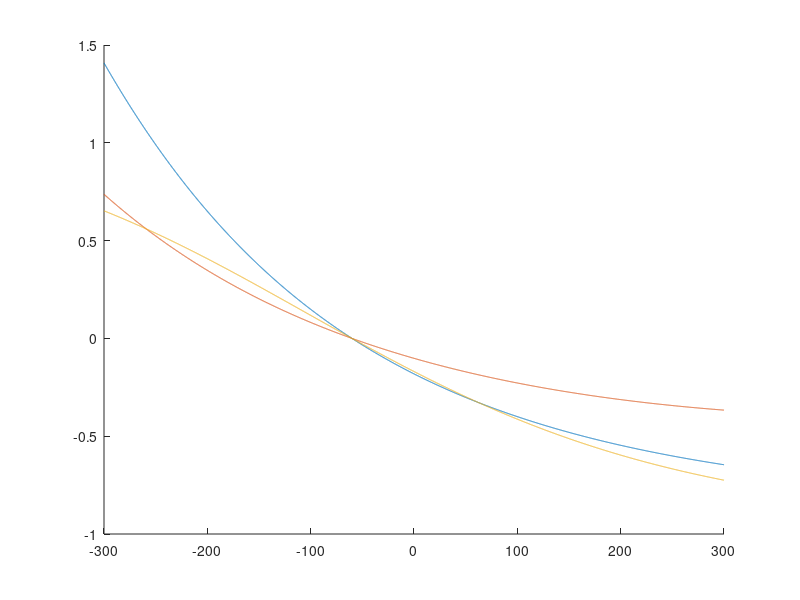
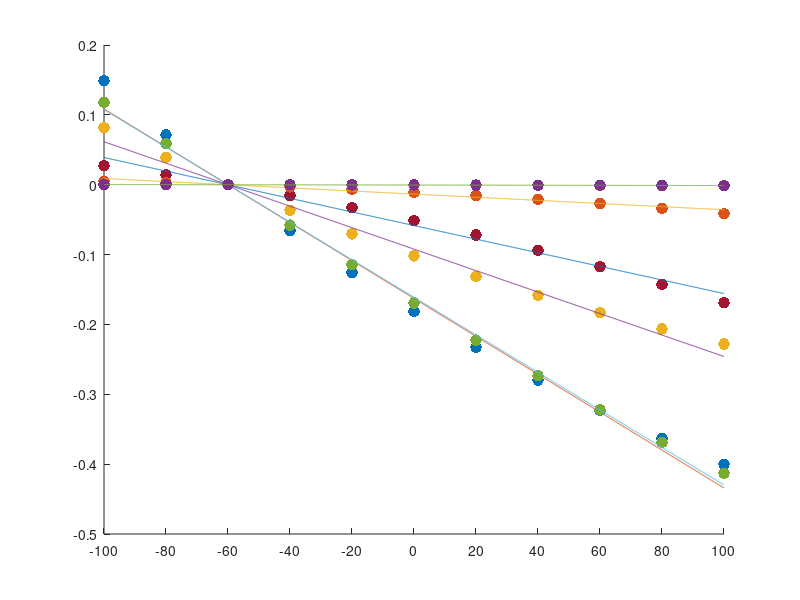
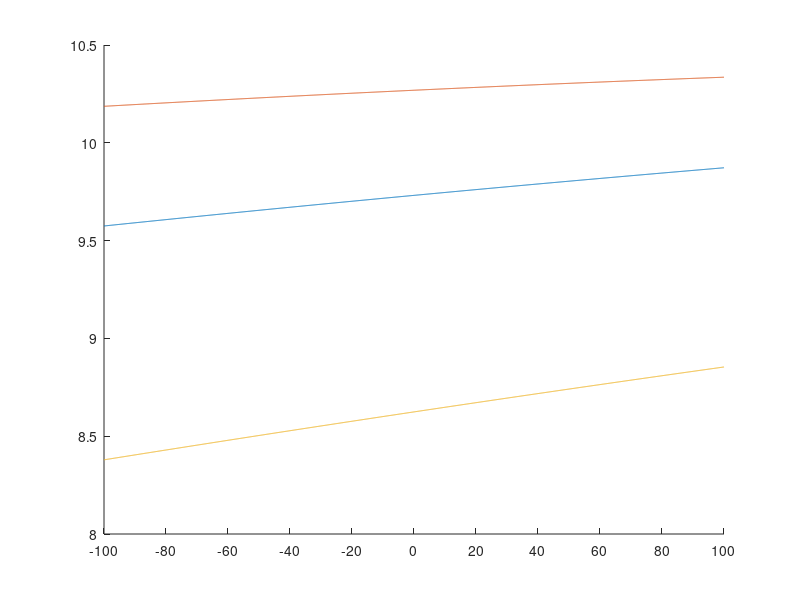

Here is the MATLAB script that generated these plots, in order:
%models dF/F of Voltage Fluors as a function of membrane potential based on measured and
%calculated PeT parameters

hold on
%clear all;

%dEox = 0.129;
%dEred = -2.02;
%dEoo = 2.38;
%dHOMO = -0.231;
dLUMO = [-0.58 -0.79 -0.33 -0.18 -0.07 +0.12];

dFlinfit = zeros(size(dLUMO,2),6001);
%array containing dLUMO values for 4-nitro, 2,4-dinitro, 3-nitro, 4-cyano,4-methanesulfonyl, and zero wire dyes    
%setting up constants for energy of electron transfer equation; can be modified to use
%HOMO-HOMO or LUMO-LUMO gap. Currently set to Evan's values for VF2.1Cl
%(note that redox potentials are measured in volts but since this is a
%transit of one electron this is directly equivalent to electron volts in
%energy)

r = 2.2;
%aniline-chromophore distance (nm)
Vmem = [-300:0.1:300];
%sets up a vector to calculate kpet for a wide range of membrane potentials

%theta = 35.3;
theta = [0:2.5:90];
weight = [0.0036    0.0101    0.0165    0.0232    0.0299    0.0362    0.0417    0.0442    0.0480    0.0524    0.0544 0.0553    0.0554    0.0535    0.0522    0.0499    0.0491    0.0466    0.0423    0.0371    0.0320    0.0282 0.0239    0.0203    0.0180    0.0162    0.0138    0.0118    0.0097    0.0074    0.0058    0.0042    0.0033 0.0021    0.0011    0.0006         0];

%angle between wire and electric field; should be modeled computationally
%or this program can be modified to calculate this from measured dF/F.
%Currently set to the computationally derived distribution of angles for
%VF2.1Cl from Rishi's paper
dmem = 4;
%thickness of the membrane in question (nm); 4 nm is a ballpark number. Not
%dubelco's modified eagle media
w = (r.*-Vmem./(1000*dmem)).*sum(weight.*cosd(theta));
%w = (r.*Vmem./(1000*dmem)).*cosd(theta);

%calculates work to move electron in PeT (signs and charge accounted for, should be net positive so watch out
%for cosine range) based on above parameters (takes cosine in degrees);
%1000 in denominator accounts for mV to V conversion
%in this case electron moves from chromophore to wire so
%sanity check: work is negative when Vmem is positive (electron wants to go from negative outside to positive inside) and work is positive when Vmem is
%negative (it takes work to go from positive outside to negative inside)

%dGpet = dEox - dEred - dEoo + w;
%dGpet = dHOMO +w;
for ii = 1:size(dLUMO,2);
    dGpet(ii,:) = dLUMO(ii)+w;
end

%Rehm-Weller equation to calculate delta G of PeT as a function of Vmem; we will now use this to
%calculate kpet as a function of Vmem which we will then use to calculate
%dF/F as a function of Vmem
%-w is because of current sign convention; when work is higher, dGpet should
%become less favorable

HnaughtDA = 10;
%electronic coupling at Van der Waals distance
rnaughtDA = 1.5;
%Van der Waals distance (angstroms)
beta = 0.01;
%coupling efficiency of the wire in question (angstroms^-1)
HDA = HnaughtDA*exp(-beta*(10*r-rnaughtDA));
%calculates donor-acceptor coupling of electron transfer (with correction on r to be in angstroms); still need to
%poke in literature for best approaches for Van der Waals radius and
%coupling (currently rnaughtDA set to nitrogen radius and HnaughtDA set to
%10 as placeholder (I seem to see this in the 10-100 range). 
%Beta set to minimum value for polystyrene wires as a placeholder

hbar = 6.582119569e-16;
%planck's constant over 2 pi because physicists are nerds; also let's keep
%everything in eV since that is useful
kb = 8.617333262e-5;
%Boltzmann constant in eV
T = 310.15;
%Temperature in Kelvin (assuming T=37 degrees for cells)
lambda = 1;
%solvent reorganization energy; still thinking of the best way to get at
%this (literature? approximations? fitting to known data? currently 1 is a placeholder)
%I seem to see this range from 0.5 to 2ish
for kk = 1:size(dLUMO,2);
    kpet(kk,:) = sqrt(pi/(hbar*lambda*kb*T)).*(HDA^2).*exp(-((lambda+dGpet(kk,:)).^2)./(4*lambda*kb*T));
end
%at last we have our full kpet calculation from our measured and calculated
%parameters; kpet should be in s^-1

tauprot = 3.5e-9;
%fluorescence lifetime of fully protonated voltagefluor; should be equal to
%1/(kfl+knr) and might be the most tractable experimental way to get at
%those values (currently set to VF2.0Cl lifetime as a placeholder)
kprot = 1/tauprot;
%for variable simplicity later
ref = find(Vmem==-60);
for ll = 1:size(dLUMO,2);
    dFoverF(ll,:) = (kprot+kpet(ll,ref))./(kprot+kpet(ll,:))-1;
end
%uses kpet to calculate dF/F for that particular voltage step from the
%desired reference voltage (defaults to -60 mV)



Vmempatch = Vmem(2001:4001);
dFoverFpatch = dFoverF(:,2001:4001);
Vmempatchint0 = Vmempatch + 60;
%selects the range of Vmem and dF/F actually used in our patch experiments
%(-100 mV to +100 mV). Also shifts dF/F values to set -60 mV to 0 dF/F
dFslope = transpose(Vmempatchint0)\transpose(dFoverFpatch);
%finds slope of voltage sensitivity (will be in absolute numbers per 1 mV)
sensitivity = 100*100*dFslope;
%multiply by 100 to get per 100 mV and then another 100 to get percentage;
%this is the dF/F per 100 mV percent value that we typically report

fprintf('dF/F is %g percent per 100mV \n', sensitivity);

for mm = 1:size(dLUMO,2)
    dFlinfit(mm,:) = dFslope(1,mm).*(Vmem+60);
end
%takes linear fit from above and generates line for plotting

figure(1);
hold on;
for oo = 1:3;
    plot(Vmem,dFoverF(oo,:));
    %plot(Vmem,dFlinfit(oo,:));
end

%plot(Vmem,dFoverF(1,:),'x');

figure(2);
hold on;
for nn = 1:size(dLUMO,2);
    plot(Vmem(2001:200:4001),dFoverF(nn,2001:200:4001),'.','markersize',25);
    plot(Vmem(2001:4001),dFlinfit(nn,2001:4001),'-');
end
xticks([-100:20:100]);

figure(3);
hold on;
for pp = 1:3;
    plot(Vmem(2001:4001),log10(kpet(pp,2001:4001)));
end
xticks([-100:20:100]);
%plots overall fit as well as linear model from patching range
%plotting can be modified as needed for generation of prettier figures




